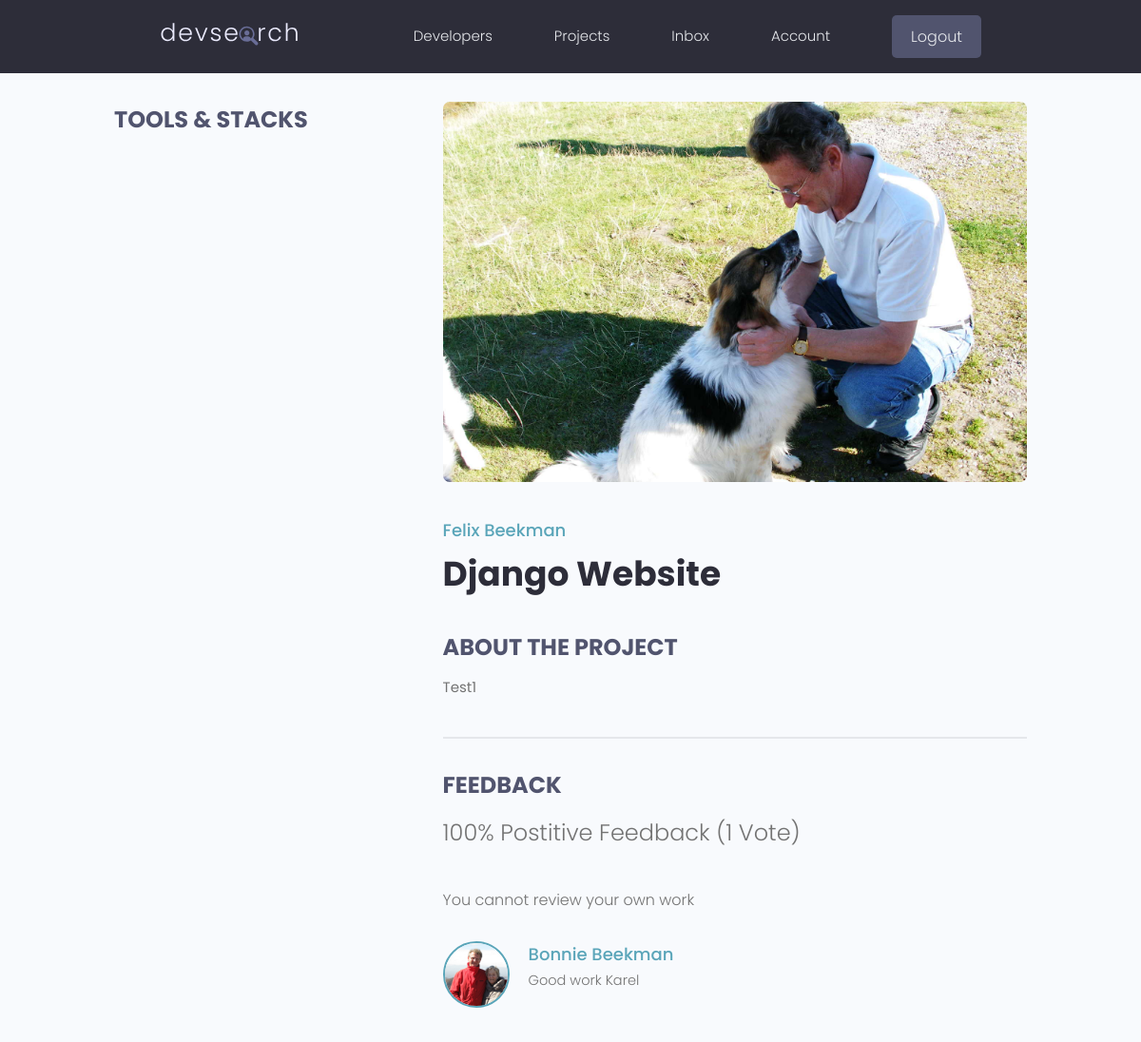
The app's page /projects/project/c7cd71fe80624af19c9ba91c3327a90b/ (signed in) with its own data.
### projects/models.py (models this page shows, shortened)
class Project(models.Model):
	owner = models.ForeignKey(Profile, null=True, blank=True, on_delete=models.SET_NULL)
	title = models.CharField(max_length=200)
	description = models.TextField(null=True, blank=True)
	featured_image = models.ImageField(null=True, blank=True, default="default.jpg")
	demo_link = models.CharField(max_length=2000, null=True, blank=True)
	source_link = models.CharField(max_length=2000, null=True, blank=True)
	tags = models.ManyToManyField('Tag', blank=True)
	vote_total = models.IntegerField(default=0, null=True, blank=True)
	vote_ratio = models.IntegerField(default=0, null=True, blank=True)
	created = models.DateTimeField(auto_now_add=True)
	id = models.UUIDField(default=uuid.uuid4, unique=True, primary_key=True, editable=False)
	class Meta:
		ordering = ['-vote_ratio', '-vote_total', 'title']
	@property
	def reviewers(self):
		queryset = self.review_set.all().values_list('owner__id', flat=True)
		return queryset

class Review(models.Model):
	VOTE_TYPE = (
		('up', 'Up Vote'),
		('down', 'Down Vote'),
	)
	owner = models.ForeignKey(Profile, on_delete=models.CASCADE, null=True)
	project = models.ForeignKey(Project, on_delete=models.CASCADE)
	body = models.TextField(null=True, blank=True)
	value = models.CharField(max_length=200, choices=VOTE_TYPE)
	created = models.DateTimeField(auto_now_add=True)
	id = models.UUIDField(default=uuid.uuid4, unique=True,
						primary_key=True, editable=False)
	class Meta:
		unique_together = [['owner', 'project']]

### users/models.py (models this page shows, shortened)
class Profile(models.Model):
	user = models.OneToOneField(User, on_delete=models.CASCADE, null=True, blank=True)
	name = models.CharField(max_length=200, blank=True, null=True)
	email = models.EmailField(max_length=500, blank=True, null=True)
	username = models.CharField(max_length=200, blank=True, null=True)
	location = models.CharField(max_length=200, blank=True, null=True)
	short_intro = models.CharField(max_length=500, blank=True, null=True)
	bio = models.TextField(blank=True, null=True)
	profile_image = models.ImageField(null=True, blank=True, upload_to='profiles/', default="profiles/user-default.png")
	social_github = models.CharField(max_length=200, blank=True, null=True)
	social_twitter = models.CharField(max_length=200, blank=True, null=True)
	social_linkedin = models.CharField(max_length=200, blank=True, null=True)
	social_youtube = models.CharField(max_length=200, blank=True, null=True)
	social_website = models.CharField(max_length=200, blank=True, null=True)
	created = models.DateTimeField(auto_now_add=True)
	id = models.UUIDField(default=uuid.uuid4, unique=True, primary_key=True, editable=False)

### projects/views.py (the view, shortened to what this page needs)
# urls.py: path('project/<str:pk>/', views.project, name='project'),
def project(request,pk):
	projectObj = Project.objects.get(id=pk)
	form = ReviewForm()
	return render(request, 'projects/single-project.html', {'project': projectObj, 'form':form})

### projects/templates/projects/single-project.html (shortened to what this page needs)
{% extends 'main.html' %}
{% block content %}
<main class="singleProject my-md">
	<div class="container">
		<div class="layout">
			<div class="column column--1of3">
				<h3 class="singleProject__subtitle">Tools & Stacks</h3>
			</div>
			<div class="column column--2of3">
				<img class="singleProject__preview" src="{{ project.featured_image.url }}" alt="portfolio thumbnail" />
				<a href="profile.html" class="singleProject__developer">{{project.owner.name}}</a>
				<h2 class="singleProject__title">{{project.title}}</h2>
				<h3 class="singleProject__subtitle">About the Project</h3>
				<div class="singleProject__info">
					{{project.description}}
				</div>
				<div class="comments">
					<h3 class="singleProject__subtitle">Feedback</h3>
					<h5 class="project--rating">
						{{project.vote_ratio}}% Postitive Feedback ({{project.vote_total}} Vote{{project.vote_total|pluralize:"s"}})
					</h5>
					{% if request.user.profile.id in project.reviewers %}
					<p>You have already submitted your review for this project</p>
					{% elif request.user.profile == project.owner %}
					<p>You cannot review your own work</p>
					{% else %}
						<a href="{% url 'login' %}?next={{request.path}}">Please login to leave a review</a>
					{% endif %}
					<div class="commentList">
						{% for review in project.review_set.all %}
						{% if review.body %}
						<div class="comment">
							<a href="{% url 'user-profile' review.owner.id %}">
								<img class="avatar avatar--md"
								src="{{review.owner.profile_image.url}}" alt="user" />
							</a>
							<div class="comment__details">
								<a href="{% url 'user-profile' review.owner.id %}" class="comment__author">{{review.owner.name}}</a>
								<p class="comment__info">{{review.body|linebreaksbr}}</p>
							</div>
						</div>
						{% endif %}
						{% endfor %}
					</div>
				</div>
			</div>
		</div>
	</div>
</main>
{% endblock content %}

### static/styles/app.css (style rules this page uses)
:root { --color-sub: #2d2d39; }
img { width: 100%; }
.singleProject .column--1of3 { order: 2; }
@media screen and (min-width: 1081px) { .singleProject .column--1of3 { order: 1; } }
@media screen and (min-width: 1081px) { .singleProject .column--2of3 { order: 2; } }
.singleProject__preview { height: 50vh; object-fit: cover; object-position: top center; margin-bottom: 3rem; border-radius: 0.7rem; }
.singleProject__developer { font-size: 1.8rem; font-weight: 500; }
.singleProject__title { font-size: 3.6rem; font-weight: 700; color: var(--color-sub); margin-bottom: 3rem; }
.project--rating { margin-bottom: 1.6em; margin-top: .5em; }
.singleProject__subtitle { text-transform: uppercase; font-size: 2.4rem; font-weight: 700; color: var(--color-sub-light); margin-bottom: 1rem; }
.comments { margin-top: 4rem; padding-top: 3rem; border-top: 2px solid var(--color-light); }
.commentList { margin: 3rem 0; }
.comment { display: flex; gap: 2rem; }
.comment__author { font-size: 1.8rem; }
.comment__info { font-size: 1.45rem; }

### static/uikit/styles/modules/_variables.css (style rules this page uses)
:root { --color-main: #5aa5b9; --color-main-light: #e6faff; --color-sub: #3f4156; --color-sub-light: #51546e; --color-sub-lighter: #ededfd; --color-text: #737373; --color-gray: #8b8b8b; --color-light: #e5e7eb; --color-light-gray: #767676; --color-bg: #f8fafd; --color-white: #fffefd; --color-white-light: #f3f3f3; --color-success: #359e64; --color-success-bg: #def8e8; --color-error: #fc4b0b; --color-error-bg: #fff2ee; --font-base: 'Poppins', arial, helvetica, 'Segoe UI', roboto, ubuntu, sans-serif; --font-monospace: 'Fira Code', 'Courier New', courier, monospace; --font-regular: 300; --font-medium: 500; --font-bold: 700; --generic-shadow: 1px 1px 5px #00000010; --generic-transition: all 0.3s ease-in-out; }

### static/uikit/styles/modules/_base.css (style rules this page uses)
* { margin: 0; padding: 0; box-sizing: border-box; text-rendering: optimizeLegibility; color: inherit; font-size: inherit; }
html { font-size: 50%; }
@media only screen and (min-width: 480px) { html { font-size: 56.25%; } }
@media only screen and (min-width: 1200px) { html { font-size: 62.5%; } }
body { line-height: 1.6; font-weight: 400; font-size: 1.5rem; color: var(--color-text); background-color: var(--color-bg); min-height: 100vh; }

### static/uikit/styles/modules/_typography.css (style rules this page uses)
* { font-family: var(--font-base); }
h2 { font-size: 3.6rem; font-weight: var(--font-bold); }
h3 { font-size: 3.2rem; font-weight: var(--font-medium); }
h5 { font-size: 2.4rem; font-weight: var(--font-medium); }
h5, h6 { font-weight: var(--font-regular); }
p, span, strong { font-size: 1.6rem; color: var(--color-text); font-weight: var(--font-regular); }
a { padding-bottom: 2px; text-decoration: none; display: inline-block; color: var(--color-main); font-weight: var(--font-medium); }

### static/uikit/styles/modules/_utilities.css (style rules this page uses)
.container { width: 92%; max-width: 165rem; margin: 0 auto; box-sizing: border-box; }
@media screen and (min-width: 1000px) { .container { width: 90%; } }
@media screen and (min-width: 1200px) { .container { width: 80%; } }
.my-md { margin: 3rem auto; }

### static/uikit/styles/modules/_avatar.css (style rules this page uses)
.avatar { border-radius: 50%; border: 2px solid var(--color-main); object-fit: cover; }
.avatar--md { height: 7rem; width: 7rem; }

### static/uikit/styles/modules/_layout.css (style rules this page uses)
.layout { display: flex; flex-flow: row wrap; justify-content: space-between; }
.layout > .column { margin-bottom: 3rem; }
.layout > .column.column--1of3 { flex-basis: 30%; }
.layout > .column.column--2of3 { flex-basis: 64%; }

### records on screen
Project: featured_image (picture), owner.name "Felix Beekman", title "Django Website", description "Test1", vote_ratio "100", vote_total "1"
Review: owner.profile_image (picture), owner.name "Bonnie Beekman", body "Good work Karel"
